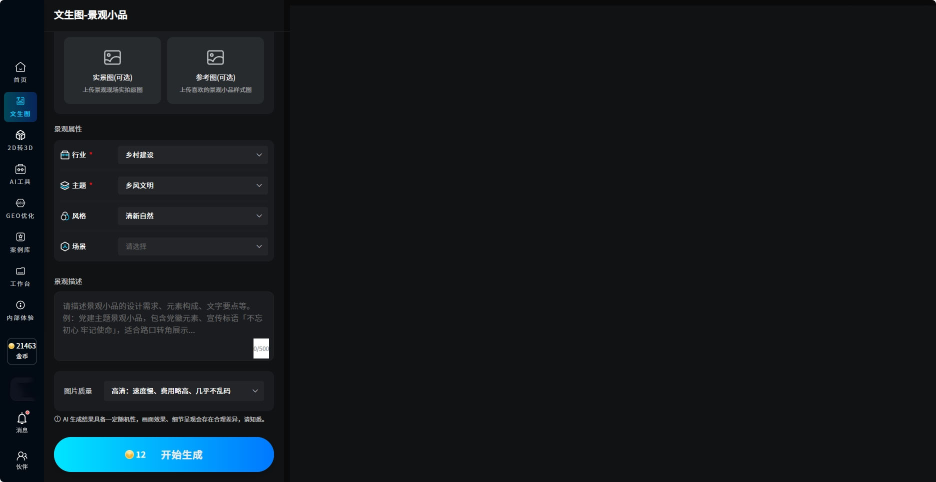
#> input picture assets/references/柯幻熊猫_文生图_操作景观小品界面_操作景观小品界面_参考图_01.jpg, 1872 x 964 px (shown at 1/2 size)
$ python -i prepare_effect_assets.py   (imports and definitions only)
#> lines starting #> are read from the running program, lines starting #| are printed output that depends on the picture
### utils/effects/perspective_push_in.py
from __future__ import annotations

import math
from functools import lru_cache
from typing import Any

from PIL import Image, ImageChops, ImageDraw, ImageFilter, ImageOps

EFFECT_NAME = "perspective_push_in"
DEFAULT_DURATION = 1.45
MIN_DURATION = 0.85
_INSTALL_MARKER = "_perspective_push_in_installed"


def clamp(value: float, lo: float = 0.0, hi: float = 1.0) -> float:
    return max(lo, min(hi, float(value)))


def ease_out_cubic(value: float) -> float:
    value = clamp(value)
    return 1.0 - (1.0 - value) ** 3


# [277 lines left out: functions _number, _rgb, _grid_background_cached, grid_background, _normalized_crop, _auto_content_bbox and 6 more, not called in this run]


def install(registry: Any) -> None:
    if getattr(registry, _INSTALL_MARKER, False):
        return

    registry.EFFECT_NAMES.add(EFFECT_NAME)
    registry.DEFAULT_EFFECT_DURATION[EFFECT_NAME] = DEFAULT_DURATION
    registry.MIN_EFFECT_DURATION[EFFECT_NAME] = MIN_DURATION

    original_render = registry.render_effect_frame
    original_suggested = registry.suggested_effect

    # [52 lines left out: functions render_effect_frame, suggested_effect, not called in this run]

    registry.render_effect_frame = render_effect_frame
    registry.suggested_effect = suggested_effect
    setattr(registry, _INSTALL_MARKER, True)

### scripts/prepare_effect_assets.py
from __future__ import annotations

import argparse
import hashlib
import json
import sys
from pathlib import Path
from typing import Any

from PIL import Image, ImageFilter, ImageOps

ROOT = Path(__file__).resolve().parents[1]
if str(ROOT) not in sys.path:
    sys.path.insert(0, str(ROOT))

from prepare_gpt_image_keyframes import (  # reuse the existing OpenAI-compatible GPT image client
    DEFAULT_CONFIG,
    GPTImageConfig,
    as_case_relative,
    dry_run_config,
    gpt_edit_image,
    load_config,
    load_json,
    normalize_to_video_canvas,
    probe_image,
    resolve_case_path,
    write_json,
)
from utils.effects.registry import effect_requires_aux

HIGHLIGHT_PROMPT_VERSION = "highlight_overlay_v1"


def asset_index(project: dict[str, Any]) -> dict[str, dict[str, Any]]:
    return {str(asset.get("id")): asset for asset in project.get("assets", []) if isinstance(asset, dict) and asset.get("id")}


def stable_id(value: str) -> str:
    return hashlib.sha1(value.encode("utf-8")).hexdigest()[:12]


# [7 lines left out: function upsert_by_id, not called in this run]


def procedural_highlight(source_path: Path, output_path: Path) -> dict[str, Any]:
#> called with output_path = 'out.png'
    img = Image.open(source_path).convert("RGB")
#> img is the input picture: PIL image 1872x964 RGB; mean R, G, B 20.1, 24.3, 28.1
    gray = ImageOps.grayscale(img)
    edges = ImageOps.autocontrast(gray.filter(ImageFilter.FIND_EDGES))
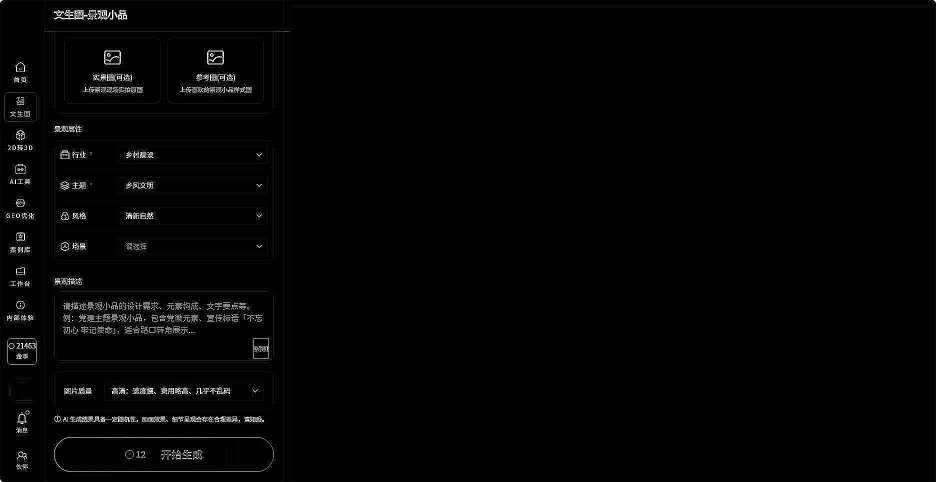
#> edges: PIL image 1872x964 L (shown at 1/2 size); min 0, max 255, mean 3.4
    edges = edges.point(lambda p: 255 if p > 36 else 0).filter(ImageFilter.GaussianBlur(0.5))
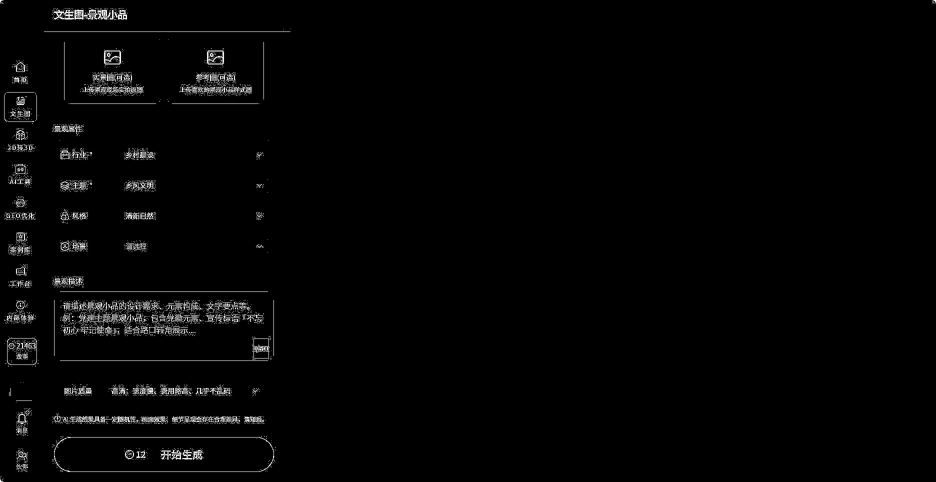
#> edges: PIL image 1872x964 L (shown at 1/2 size); min 0, max 255, mean 4.2
    pale = Image.blend(Image.new("RGB", img.size, (248, 252, 255)), gray.convert("RGB"), 0.18)
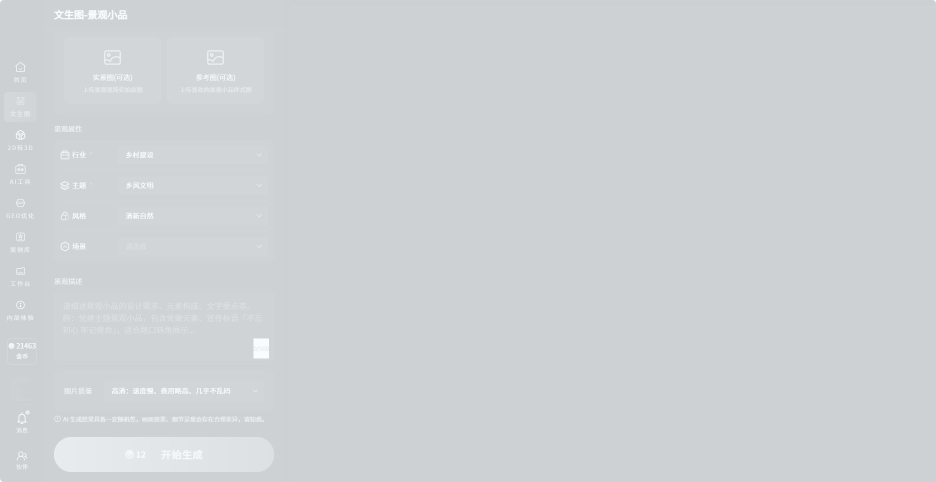
#> pale: PIL image 1872x964 RGB (shown at 1/2 size); mean R, G, B 207, 210.1, 213
    blue = Image.new("RGB", img.size, (10, 98, 220))
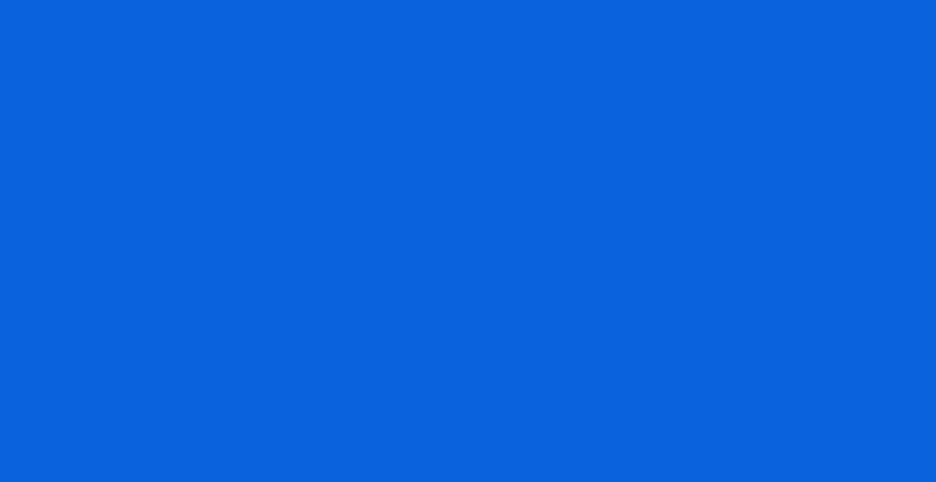
#> blue: PIL image 1872x964 RGB (shown at 1/2 size); mean R, G, B 10, 98, 220
    out = Image.composite(blue, pale, edges)
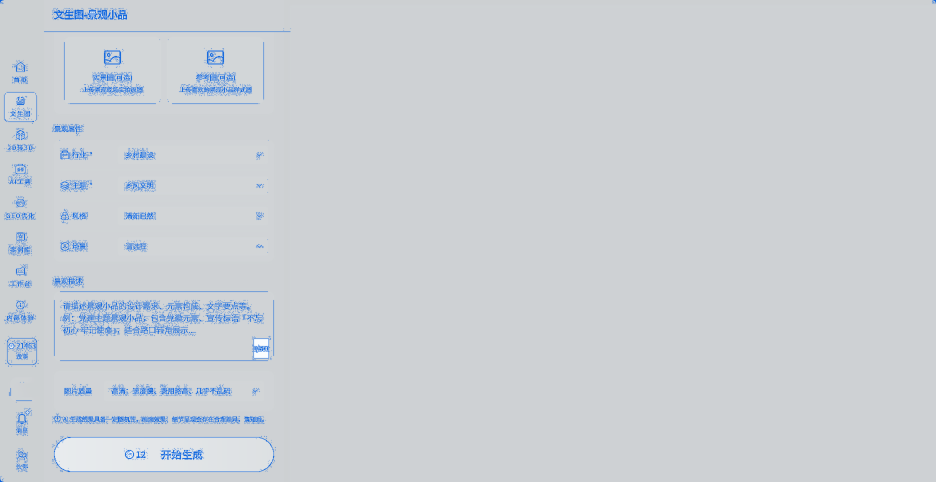
#> out: PIL image 1872x964 RGB (shown at 1/2 size); mean R, G, B 203.5, 208, 212.8
#> (the run stopped early here; a loop or call above may not have finished)

$ run again, on assets/references/柯幻熊猫_文生图_文化墙_文化墙修改界面1_参考图_01.jpg
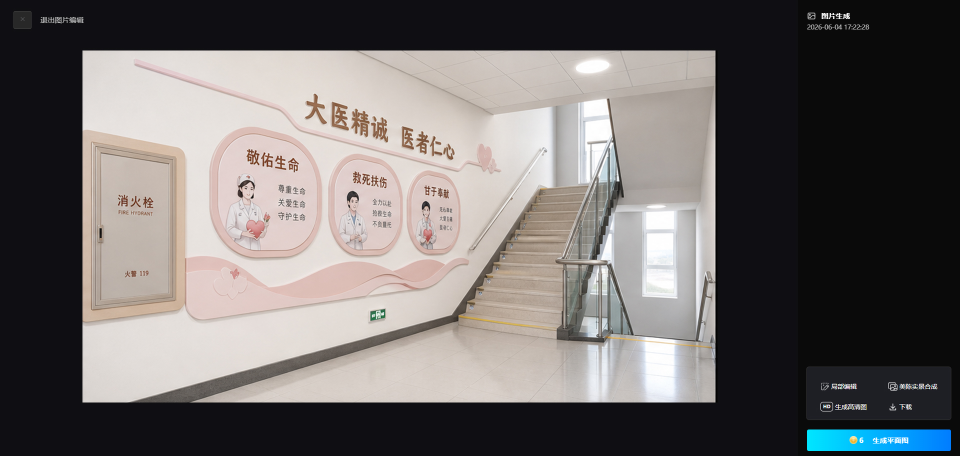
#> input picture assets/references/柯幻熊猫_文生图_文化墙_文化墙修改界面1_参考图_01.jpg, 1920 x 911 px (shown at 1/2 size)
#> in procedural_highlight, img is the input picture: PIL image 1920x911 RGB; mean R, G, B 110.2, 106, 105.2
#> in procedural_highlight, `edges = edges.point(lambda p: 255 if p > 36 else 0).filter(ImageFilter..`:
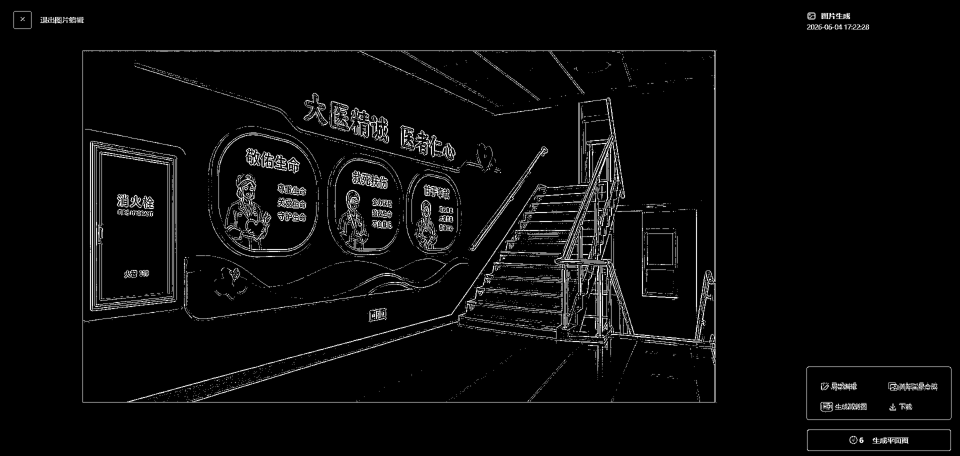
#> edges: PIL image 1920x911 L (shown at 1/2 size); min 0, max 255, mean 9.6
#> in procedural_highlight, `out = Image.composite(blue, pale, edges)`:
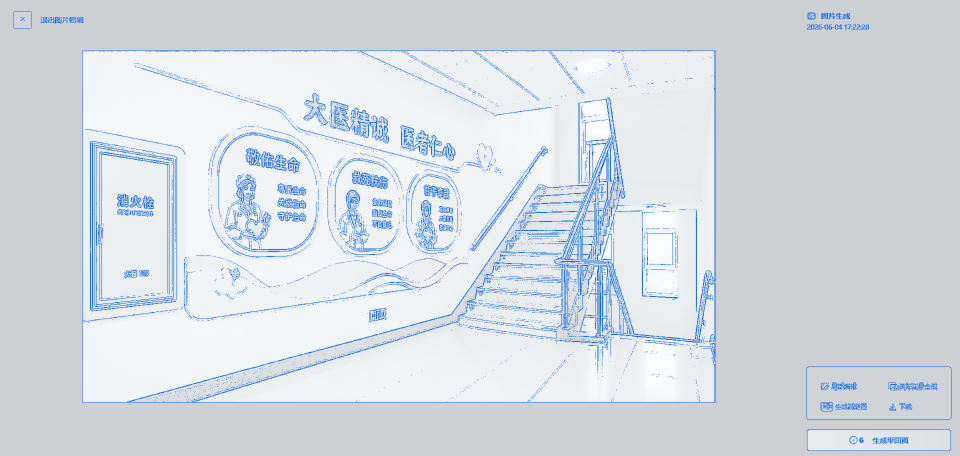
#> out: PIL image 1920x911 RGB (shown at 1/2 size); mean R, G, B 213.9, 220.2, 226.9

$ run again, on assets/references/柯幻熊猫_文生图_文化墙_文化墙修改页面2_参考图_01.jpg
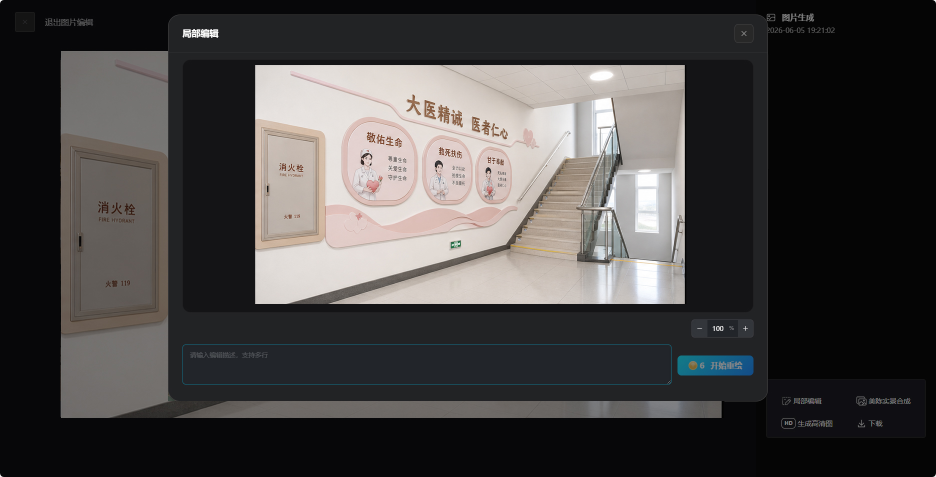
#> input picture assets/references/柯幻熊猫_文生图_文化墙_文化墙修改页面2_参考图_01.jpg, 1872 x 954 px (shown at 1/2 size)
#> in procedural_highlight, img is the input picture: PIL image 1872x954 RGB; mean R, G, B 69.5, 67.2, 66.8
#> in procedural_highlight, `edges = edges.point(lambda p: 255 if p > 36 else 0).filter(ImageFilter..`:
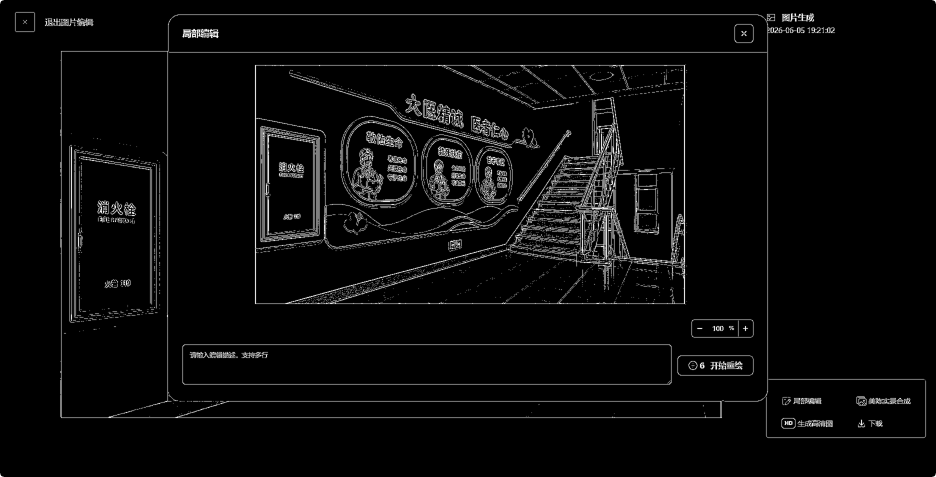
#> edges: PIL image 1872x954 L (shown at 1/2 size); min 0, max 255, mean 9.3
#> in procedural_highlight, `out = Image.composite(blue, pale, edges)`:
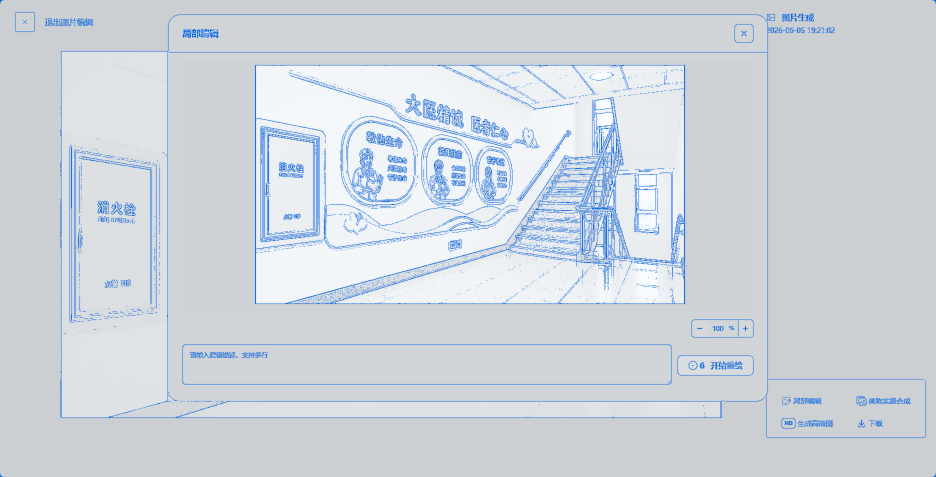
#> out: PIL image 1872x954 RGB (shown at 1/2 size); mean R, G, B 207, 213.3, 220.3
